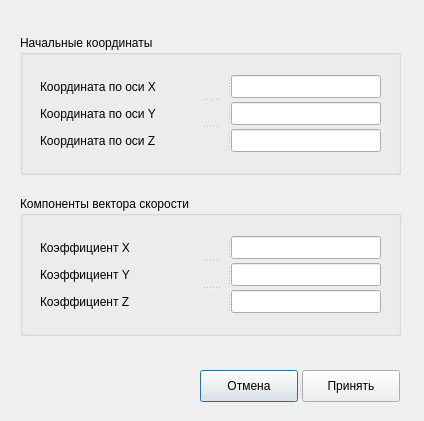
<?xml version="1.0" encoding="UTF-8"?>
<ui version="4.0">
 <class>object_parameters</class>
 <widget class="QDialog" name="object_parameters">
  <property name="geometry">
   <rect>
    <x>0</x>
    <y>0</y>
    <width>424</width>
    <height>421</height>
   </rect>
  </property>
  <property name="windowTitle">
   <string>Dialog</string>
  </property>
  <widget class="QWidget" name="">
   <property name="geometry">
    <rect>
     <x>20</x>
     <y>20</y>
     <width>381</width>
     <height>331</height>
    </rect>
   </property>
   <layout class="QVBoxLayout" name="verticalLayout">
    <item>
     <widget class="QGroupBox" name="groupBox">
      <property name="maximumSize">
       <size>
        <width>16777215</width>
        <height>140</height>
       </size>
      </property>
      <property name="title">
       <string>Начальные координаты</string>
      </property>
      <property name="flat">
       <bool>false</bool>
      </property>
      <widget class="QSplitter" name="splitter_4">
       <property name="geometry">
        <rect>
         <x>20</x>
         <y>40</y>
         <width>341</width>
         <height>77</height>
        </rect>
       </property>
       <property name="orientation">
        <enum>Qt::Vertical</enum>
       </property>
       <widget class="QSplitter" name="splitter">
        <property name="orientation">
         <enum>Qt::Horizontal</enum>
        </property>
        <widget class="QLabel" name="label">
         <property name="text">
          <string>Координата по оси X</string>
         </property>
        </widget>
        <widget class="QLineEdit" name="lineEdit">
         <property name="sizePolicy">
          <sizepolicy hsizetype="Maximum" vsizetype="Fixed">
           <horstretch>0</horstretch>
           <verstretch>0</verstretch>
          </sizepolicy>
         </property>
         <property name="maximumSize">
          <size>
           <width>150</width>
           <height>16777215</height>
          </size>
         </property>
        </widget>
       </widget>
       <widget class="QSplitter" name="splitter_2">
        <property name="orientation">
         <enum>Qt::Horizontal</enum>
        </property>
        <widget class="QLabel" name="label_2">
         <property name="text">
          <string>Координата по оси Y</string>
         </property>
        </widget>
        <widget class="QLineEdit" name="lineEdit_4">
         <property name="sizePolicy">
          <sizepolicy hsizetype="Maximum" vsizetype="Fixed">
           <horstretch>0</horstretch>
           <verstretch>0</verstretch>
          </sizepolicy>
         </property>
         <property name="maximumSize">
          <size>
           <width>150</width>
           <height>16777215</height>
          </size>
         </property>
        </widget>
       </widget>
       <widget class="QSplitter" name="splitter_3">
        <property name="orientation">
         <enum>Qt::Horizontal</enum>
        </property>
        <widget class="QLabel" name="label_3">
         <property name="text">
          <string>Координата по оси Z</string>
         </property>
        </widget>
        <widget class="QLineEdit" name="lineEdit_9">
         <property name="sizePolicy">
          <sizepolicy hsizetype="Maximum" vsizetype="Fixed">
           <horstretch>0</horstretch>
           <verstretch>0</verstretch>
          </sizepolicy>
         </property>
         <property name="maximumSize">
          <size>
           <width>150</width>
           <height>16777215</height>
          </size>
         </property>
        </widget>
       </widget>
      </widget>
     </widget>
    </item>
    <item>
     <widget class="QGroupBox" name="groupBox_2">
      <property name="maximumSize">
       <size>
        <width>16777215</width>
        <height>140</height>
       </size>
      </property>
      <property name="title">
       <string>Компоненты вектора скорости</string>
      </property>
      <property name="flat">
       <bool>false</bool>
      </property>
      <widget class="QSplitter" name="splitter_5">
       <property name="geometry">
        <rect>
         <x>20</x>
         <y>40</y>
         <width>341</width>
         <height>77</height>
        </rect>
       </property>
       <property name="orientation">
        <enum>Qt::Vertical</enum>
       </property>
       <widget class="QSplitter" name="splitter_6">
        <property name="orientation">
         <enum>Qt::Horizontal</enum>
        </property>
        <widget class="QLabel" name="label_7">
         <property name="text">
          <string>Коэффициент X</string>
         </property>
        </widget>
        <widget class="QLineEdit" name="lineEdit_2">
         <property name="sizePolicy">
          <sizepolicy hsizetype="Maximum" vsizetype="Fixed">
           <horstretch>0</horstretch>
           <verstretch>0</verstretch>
          </sizepolicy>
         </property>
         <property name="maximumSize">
          <size>
           <width>150</width>
           <height>16777215</height>
          </size>
         </property>
        </widget>
       </widget>
       <widget class="QSplitter" name="splitter_7">
        <property name="orientation">
         <enum>Qt::Horizontal</enum>
        </property>
        <widget class="QLabel" name="label_8">
         <property name="text">
          <string>Коэффициент Y</string>
         </property>
        </widget>
        <widget class="QLineEdit" name="lineEdit_10">
         <property name="sizePolicy">
          <sizepolicy hsizetype="Maximum" vsizetype="Fixed">
           <horstretch>0</horstretch>
           <verstretch>0</verstretch>
          </sizepolicy>
         </property>
         <property name="maximumSize">
          <size>
           <width>150</width>
           <height>16777215</height>
          </size>
         </property>
        </widget>
       </widget>
       <widget class="QSplitter" name="splitter_8">
        <property name="orientation">
         <enum>Qt::Horizontal</enum>
        </property>
        <widget class="QLabel" name="label_9">
         <property name="text">
          <string>Коэффициент Z</string>
         </property>
        </widget>
        <widget class="QLineEdit" name="lineEdit_11">
         <property name="sizePolicy">
          <sizepolicy hsizetype="Maximum" vsizetype="Fixed">
           <horstretch>0</horstretch>
           <verstretch>0</verstretch>
          </sizepolicy>
         </property>
         <property name="maximumSize">
          <size>
           <width>150</width>
           <height>16777215</height>
          </size>
         </property>
        </widget>
       </widget>
      </widget>
     </widget>
    </item>
   </layout>
  </widget>
  <widget class="QSplitter" name="splitter_9">
   <property name="geometry">
    <rect>
     <x>200</x>
     <y>370</y>
     <width>200</width>
     <height>32</height>
    </rect>
   </property>
   <property name="orientation">
    <enum>Qt::Horizontal</enum>
   </property>
   <widget class="QPushButton" name="pushButton">
    <property name="text">
     <string>Отмена</string>
    </property>
   </widget>
   <widget class="QPushButton" name="pushButton_2">
    <property name="text">
     <string>Принять</string>
    </property>
   </widget>
  </widget>
 </widget>
 <resources/>
 <connections>
  <connection>
   <sender>pushButton</sender>
   <signal>clicked()</signal>
   <receiver>object_parameters</receiver>
   <slot>close()</slot>
   <hints>
    <hint type="sourcelabel">
     <x>255</x>
     <y>379</y>
    </hint>
    <hint type="destinationlabel">
     <x>139</x>
     <y>378</y>
    </hint>
   </hints>
  </connection>
 </connections>
</ui>
